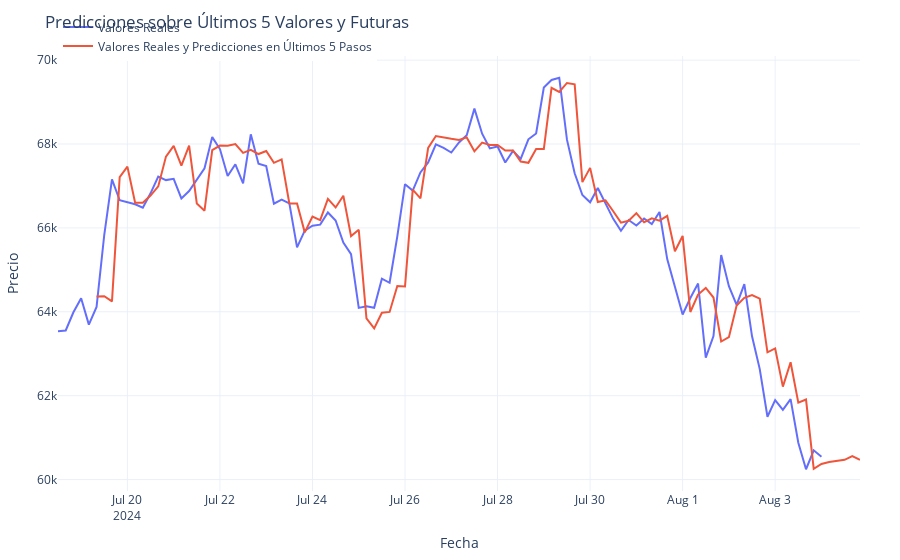

The cell this chart's notebook holds for it:
### Code cell
import plotly.graph_objects as go

# Crear la figura
fig = go.Figure()

# Agregar los valores reales (últimos 10 valores)
fig.add_trace(go.Scatter(x=df_4h.index[-100:], y=df_4h.close.values[-100:], 
                         name='Valores Reales'))

# Agregar las predicciones sobre los últimos valores y las predicciones futuras
fig.add_trace(go.Scatter(x=predicciones_4h.index[-100:], y=predicciones_4h.pred[-100:], 
                         name='Valores Reales y Predicciones en Últimos 5 Pasos'))


## Personalizar el gráfico
fig.update_layout(
    title='Predicciones sobre Últimos 5 Valores y Futuras',
    xaxis_title='Fecha',
    yaxis_title='Precio',
    legend=dict(x=0, y=1.1),
    margin=dict(l=40, r=40, t=40, b=40),
    hovermode='x',
    template='plotly_white'
)
#
# Mostrar el gráfico
fig.show()
